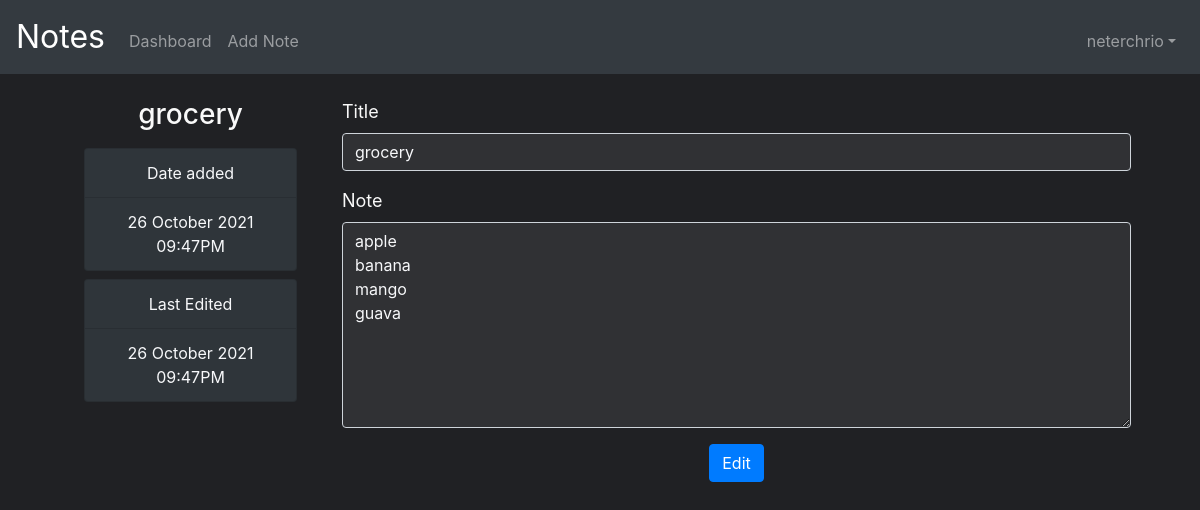
The app's page /view?noteid=da1b4e30-9132-4598-9dbb-e32f6d7a6b00 (signed in) with its own data.
### tables this page shows
CREATE TABLE notes( 
noteid TEXT,
Userid INTEGER,
title TEXT NOT NULL,
note TEXT NOT NULL,
creation DATE DEFAULT (DATETIME('now','localtime')),
edited DATE DEFAULT (DATETIME('now','localtime')),
PRIMARY KEY(noteid),
FOREIGN KEY(Userid) REFERENCES users(id)
);

### app.py (the view)
@app.route("/view", methods=["GET", "POST"])
@login_required
def view():
    if request.method == "POST":
        if request.form['noteid_edit'] != request.args['noteid']:
            return apology("Bad Request")
        db.execute(
            "UPDATE notes SET title = ? ,note = ?,edited = (DATETIME('now','localtime')) WHERE noteid = ?",
            request.form.get('noteTitle'),
            request.form.get('NoteContent'),
            request.form.get('noteid_edit')
        )
        flash(u'Note Edited', 'info')
        return redirect(request.url)
    else:
        noteid = request.args['noteid']
        data = db.execute(
                "SELECT noteid, title, note, creation, edited FROM notes WHERE Userid = ?",
                session["user_id"]
            )
        flag = False
        for row in data:
            if noteid == row['noteid']:
                fdata = row
                flag = True
        if flag == False:
            return apology("Bad Request")
        return render_template("view.html", fdata = fdata)

### app.py (called while the page is built)
@app.after_request
def after_request(response):
    response.headers["Cache-Control"] = "no-cache, no-store, must-revalidate"
    response.headers["Expires"] = 0
    response.headers["Pragma"] = "no-cache"
    return response

### helpers.py (called while the page is built)
def login_required(f):
    @wraps(f)
    def decorated_function(*args, **kwargs):
        if session.get("user_id") is None:
            return redirect("/login")
        return f(*args, **kwargs)
    return decorated_function

def longDateTime(input):
    date_time = list(map(int,re.split('-| |:', input)))
    dt_tm = datetime.datetime(date_time[0], date_time[1], date_time[2], date_time[3], date_time[4], date_time[5])
    return(dt_tm.strftime("%d %B %Y %I:%M%p"))

### templates/view.html (shortened to what this page needs)
{% extends "layout.html" %}
{% block main %}
<div class="container-fluid">
    <div class="row">
        <div class="col-md-3 col-sm-12 pb-3">
            <div class="container" id="noteinfo">
                <div class="row">
                    <div class="col-12">
                        <h3>{{fdata['title']}}</h3>
                    </div>
                </div>
                <div class="row mt-2">
                    <div class="col-12">
                        <ul class="list-group">
                            <li class="list-group-item">Date added</li>
                            <li class="list-group-item">{{fdata['creation'] | longDateTime}}</li>
                        </ul>
                    </div>
                </div>
                <div class="row mt-2">
                    <div class="col-12">
                        <ul class="list-group">
                            <li class="list-group-item">Last Edited</li>
                            <li class="list-group-item">{{fdata['edited'] | longDateTime}}</li>
                        </ul>
                    </div>
                </div>
            </div>
        </div>
        <div class="col-md-9 col-sm-12">
            <form action="#" method="post">
                <div class="form-group leftText">
                    <label for="noteTitle">Title</label>
                    <input class="form-control" name="noteTitle" type="text" autocomplete="off"
                        value="{{fdata['title']}}">
                </div>
                <div class="form-group leftText">
                    <label for="NoteContent">Note</label>
                    <textarea class="form-control" id='resize-ta' name="NoteContent" rows="8" type="text">{{fdata['note']}}</textarea>
                </div>
                <button class="btn btn-primary" type="submit" name="noteid_edit"
                    value="{{ fdata['noteid'] }}">Edit</button>
            </form>
        </div>
    </div>
</div>
{% endblock %}

### static/styles.css (style rules this page uses)
body { background: #202124; }
p, label, h1, h3, h2, ul>li { color: #F9F9F9; }
.leftText { text-align: left; }
label { font-size: large; }
.form-control, .form-control:focus { color :#F7F8FA ; background-color: #303134 ; }
.dropdown-item:hover, .list-group-item { color: #F7F8FA; background-color: #2F353A; }
#noteinfo { text-align: center; }
textarea.form-control { resize: vertical; max-height: 800px; line-height: 24px; }

### records on screen
notes: title "grocery", creation|longDateTime "26 October 2021 09:47PM", edited|longDateTime "26 October 2021 09:47PM", noteTitle "grocery", NoteContent "apple banana mango guava"

### other values on screen
{{ session['username'] }} "neterchrio"
